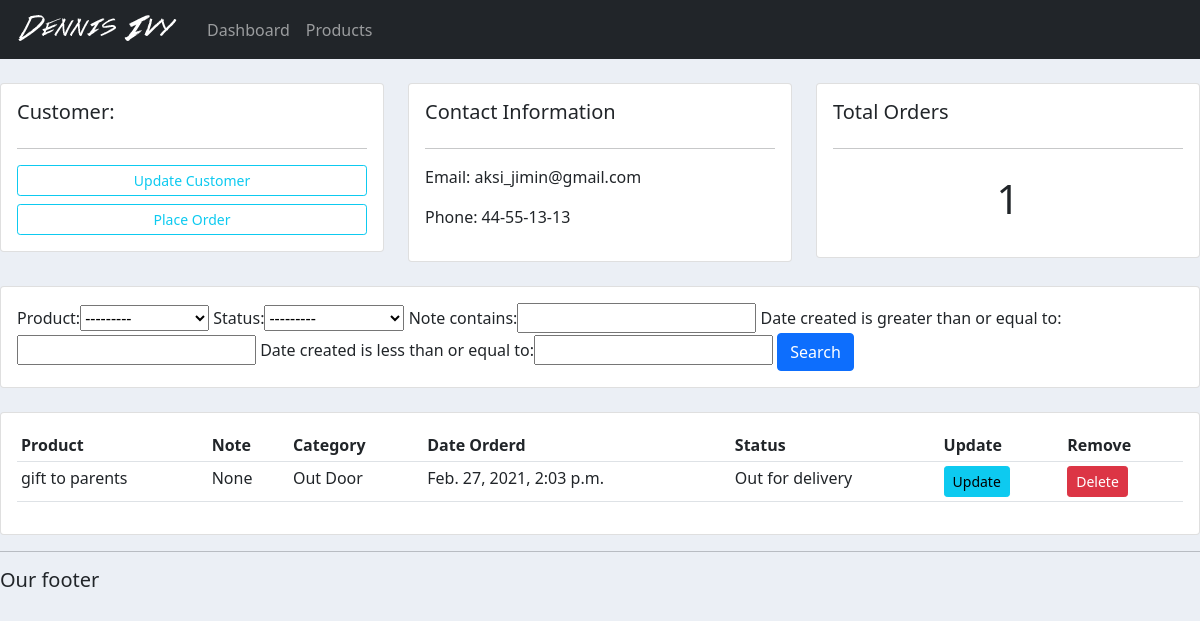
The app's page /customer/2/ with its own data.
### accounts/models.py (models this page shows, shortened)
class Customer(models.Model):
    name = models.CharField(max_length=200, null=True)
    phone = models.CharField(max_length=200, null=True)
    email = models.CharField(max_length=200, null=True)
    date_created = models.DateTimeField(auto_now_add=True, null=True)

class Order(models.Model):
    STATUS = (
            ('Pending', 'Pending'),
            ('Out for delivery', 'Out for delivery'),
            ('Delivered', 'Delivered')
            )
    customer = models.ForeignKey(Customer, null=True, on_delete= models.SET_NULL)
    product = models.ForeignKey(Product, null=True, on_delete= models.SET_NULL)
    date_created = models.DateTimeField(auto_now_add=True, null=True)
    status = models.CharField(max_length=200, null=True,choices=STATUS)
    note = models.CharField(max_length=1000, null=True)

class Product(models.Model):
    CATEGORY = (
        ('Indoor', 'Indoor'),
        ('Out Door', 'Out Door'),
    )
    name = models.CharField(max_length=200, null=True)
    price = FloatField(null=True)
    category = models.CharField(max_length=200, null=True, choices=CATEGORY)
    description = models.CharField(max_length=200, null=True, blank=True)
    date_created = models.DateTimeField(auto_now_add=True, null=True)
    tags = models.ManyToManyField(Tag)
    def __str__(self):
        return self.name

### accounts/views.py (the view)
# urls.py: path('customer/<str:pk_test>/', views.customer,name='customer'),
def customer(request, pk_test):
    customer = Customer.objects.get(id=pk_test)
    orders = customer.order_set.all()
    order_count = orders.count()
    myFilter = OrderFilter(request.GET, queryset=orders)
    orders = myFilter.qs
    context = {'customer':customer,'orders':orders,'order_count':order_count,
    'myFilter': myFilter}
    return render(request, 'accounts/customer.html',context)

### accounts/templates/accounts/customer.html (shortened to what this page needs)
{% extends 'accounts/main.html' %}
{% block content %}
    <br>
<div class="row">
    <div class="col-md">
        <div class="card card-body">
            <h5>Customer:</h5>
            <hr>
            <a class="btn btn-outline-info btn-sm btn-block" href="">Update Customer</a>
            <a class="btn btn-outline-info btn-sm btn-block" href="{% url 'create_order' customer.id %}">Place Order</a>
        </div>
    </div>
    <div class="col-md">
        <div class="card card-body">
            <h5>Contact Information</h5>
            <hr>
            <p>Email: {{customer.email}}</p>
            <p>Phone: {{customer.phone}}</p>
        </div>
    </div>
    <div class="col-md">
        <div class="card card-body">
            <h5>Total Orders</h5>
            <hr>
            <h1 style="text-align: center; padding: 10px">{{order_count}}</h1>
        </div>
    </div>
</div>
<br>
<div class="row">
    <div class="col">
        <div class="card card-body">
            <form action="" method="get">
                {{myFilter.form}}
                <button class="btn btn-primary" type="submit">Search</button>
            </form>
        </div>
    </div>
</div>
<br>
<div class="row">
    <div class="col-md">
        <div class="card card-body">
            <table class="table table-sm">
                <tr>
                    <th>Product</th>
                    <th>Note</th>
                    <th>Category</th>
                    <th>Date Orderd</th>
                    <th>Status</th>
                    <th>Update</th>
                    <th>Remove</th>
                </tr>
                {% for order in orders %}
                <tr>
                    <td>{{order.product}}</td>
                    <td>{{order.note}}</td>
                    <td>{{order.product.category}}</td>
                    <td>{{order.date_created}}</td>
                    <td>{{order.status}}</td>
                    <td><a class="btn btn-sm btn-info" href="{% url 'update_order' order.id %}">Update</a></td>
                    <td><a class="btn btn-sm btn-danger" href="{% url 'delete_order' order.id %}">Delete</a></td>
                </tr>
                {% endfor %}
            </table>
        </div>
    </div>
</div>
{% endblock %}

### static/css/main.css (style rules this page uses)
body { background-color: #ebeff5; }

### records on screen
Customer: email "aksi_jimin@gmail.com", phone "44-55-13-13"
Order: product "gift to parents", note "None", product.category "Out Door", date_created "Feb. 27, 2021, 2:03 p.m.", status "Out for delivery"

### other values on screen
{{ order_count }} "1"
